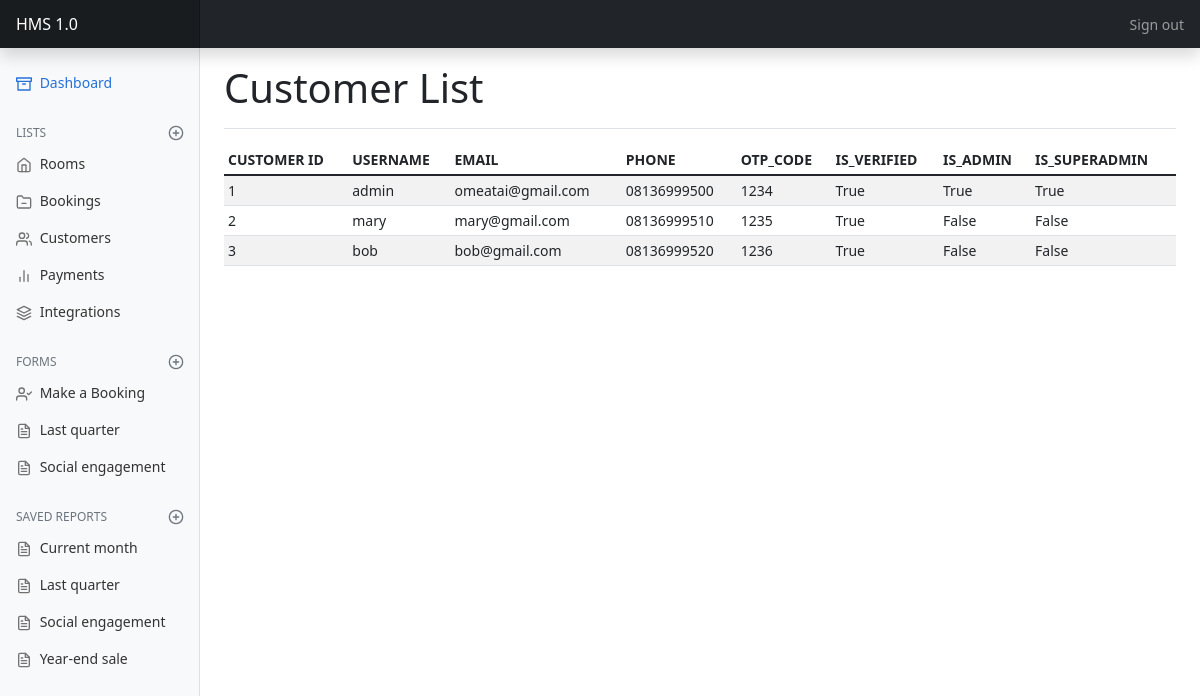
Before: /customers/ with the older database file.
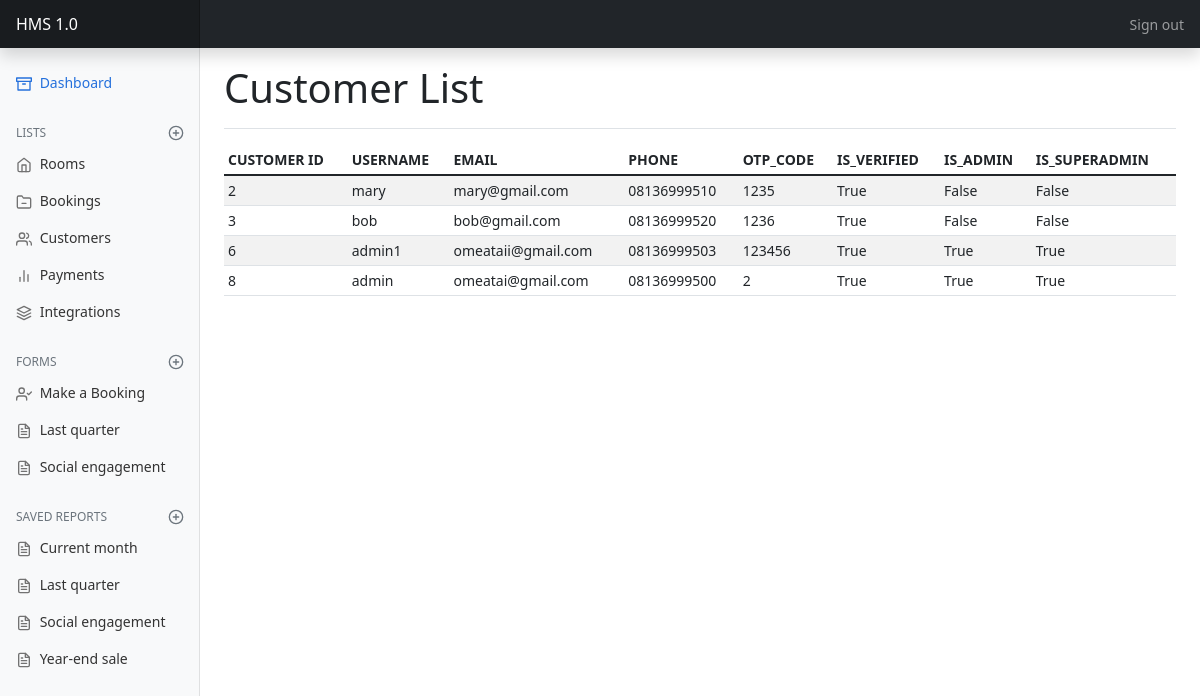
After: the same page with the newer database file.
### hotel/models.py (models this page shows, shortened)
class User(AbstractUser):
    username = models.CharField(max_length=200, unique=True)
    email = models.EmailField(max_length=200, unique=True)
    phone_number = models.CharField(max_length=200, unique=True)
    password = models.CharField(max_length=200)
    otp_code = models.CharField(max_length=200, default=None, unique=True, null=True)
    email_verified = models.BooleanField(default=False)
    is_admin = models.BooleanField(default=False)
    is_superadmin = models.BooleanField(default=False)
    created_at = models.DateTimeField(auto_now_add=True, null=True)
    updated_at = models.DateTimeField(auto_now=True, null=True)

### hotel/views.py (the view)
# urls.py: path('customers/', views.CustomerList.as_view(), name='customer_lists'),
class CustomerList(ListView):
    model = User

### hotel/templates/hotel/user_list.html
{% extends "hotel/base_dashboard.html" %}
{% load static %}
{% block heading %}
    <h1>Customer List</h1>
{% endblock heading %}
{% block main %}
        <div class="table-responsive">
        <table class="table table-striped table-sm">
            <thead>
            <tr>
                <th scope="col">CUSTOMER ID</th>
                <th scope="col">USERNAME</th>
                <th scope="col">EMAIL</th>
                <th scope="col">PHONE</th>
                <th scope="col">OTP_CODE</th>
                <th scope="col">IS_VERIFIED</th>
                <th scope="col">IS_ADMIN</th>
                <th scope="col">IS_SUPERADMIN</th>
            </tr>
            </thead>
            <tbody>
            {% for customer in user_list %}
            <tr>
                <td>{{customer.id}}</td>
                <td>{{customer.username}}</td>
                <td>{{customer.email}}</td>
                <td>{{customer.phone_number}}</td>
                <td>{{customer.otp_code}}</td>
                <td>{{customer.email_verified}}</td>
                <td>{{customer.is_admin}}</td>
                <td>{{customer.is_superadmin}}</td>
            </tr>
            {% endfor %}
            </tbody>
        </table>
        </div>
{% endblock main %}

### hotel/templates/hotel/base_dashboard.html (shortened to what this page needs)
{% extends "hotel/base.html" %}
{% load static %}
{% block styles %}
    <link href="{% static "hotel/dashboard.css" %}" rel="stylesheet" type="text/css">
{% endblock styles %}
{% block content %}
<header class="navbar navbar-dark sticky-top bg-dark flex-md-nowrap p-0 shadow">
    <a class="navbar-brand col-md-3 col-lg-2 me-0 px-3" href="#">HMS 1.0</a>
    <div class="navbar-nav">
    <div class="nav-item text-nowrap">
        <a class="nav-link px-3" href="#">Sign out</a>
    </div>
    </div>
</header>
<div class="container-fluid">
    <div class="row">
        <nav id="sidebarMenu" class="col-md-3 col-lg-2 d-md-block bg-light sidebar collapse">
            <div class="position-sticky pt-3">
                <ul class="nav flex-column">
                    <li class="nav-item">
                        <a class="nav-link active" aria-current="page" href="{% url "dashboard" %}">
                            <span data-feather="archive"></span>
                            Dashboard
                        </a>
                    </li>
                </ul>
                <h6 class="sidebar-heading d-flex justify-content-between align-items-center px-3 mt-4 mb-1 text-muted">
                    <span>Lists</span>
                    <a class="link-secondary" href="#" aria-label="Add a new report">
                    <span data-feather="plus-circle"></span>
                    </a>
                </h6>
                <ul class="nav flex-column">
                    <li class="nav-item">
                        <a class="nav-link" href="{% url "room_lists" %}">
                            <span data-feather="home"></span>
                            Rooms
                        </a>
                    </li>
                    <li class="nav-item">
                        <a class="nav-link" href="{% url "booking_lists" %}">
                            <span data-feather="folder-minus"></span>
                            Bookings
                        </a>
                    </li>
                    <li class="nav-item">
                        <a class="nav-link" href="{% url "customer_lists" %}">
                            <span data-feather="users"></span>
                            Customers
                        </a>
                    </li>
                    <li class="nav-item">
                        <a class="nav-link" href="{% url "payment_lists" %}">
                            <span data-feather="bar-chart-2"></span>
                            Payments
                        </a>
                    </li>
                    <li class="nav-item">
                        <a class="nav-link" href="#">
                            <span data-feather="layers"></span>
                            Integrations
                        </a>
                    </li>
                </ul>
                <h6 class="sidebar-heading d-flex justify-content-between align-items-center px-3 mt-4 mb-1 text-muted">
                    <span>Forms</span>
                    <a class="link-secondary" href="#" aria-label="Add a new report">
                    <span data-feather="plus-circle"></span>
                    </a>
                </h6>
                <ul class="nav flex-column mb-2">
                    <li class="nav-item">
                    <a class="nav-link" href="{% url "booking_view" %}" target="_blank">
                        <span data-feather="user-check"></span>
                        Make a Booking
                    </a>
                    </li>
                    <li class="nav-item">
                    <a class="nav-link" href="#">
                        <span data-feather="file-text"></span>
                        Last quarter
                    </a>
                    </li>
                    <li class="nav-item">
                    <a class="nav-link" href="#">
                        <span data-feather="file-text"></span>
                        Social engagement
                    </a>
                    </li>
                </ul>
                <h6 class="sidebar-heading d-flex justify-content-between align-items-center px-3 mt-4 mb-1 text-muted">
                    <span>Saved reports</span>
                    <a class="link-secondary" href="#" aria-label="Add a new report">
                    <span data-feather="plus-circle"></span>
                    </a>
                </h6>
                <ul class="nav flex-column mb-2">
                    <li class="nav-item">
                    <a class="nav-link" href="#">
                        <span data-feather="file-text"></span>
                        Current month
                    </a>
                    </li>
                    <li class="nav-item">
                    <a class="nav-link" href="#">
                        <span data-feather="file-text"></span>
                        Last quarter
                    </a>
                    </li>
                    <li class="nav-item">
                    <a class="nav-link" href="#">
                        <span data-feather="file-text"></span>
                        Social engagement
                    </a>
                    </li>
                    <li class="nav-item">
                    <a class="nav-link" href="#">
                        <span data-feather="file-text"></span>
                        Year-end sale
                    </a>
                    </li>
                </ul>
            </div>
        </nav>
        <main class="col-md-9 ms-sm-auto col-lg-10 px-md-4">
            <div class="d-flex justify-content-between flex-wrap flex-md-nowrap align-items-center pt-3 pb-2 mb-3 border-bottom">
                {% block heading %}{% endblock heading %}
            </div>
            {% block main %}{% endblock main %}
        </main>
    </div>
</div>
{% endblock content %}

### hotel/templates/hotel/base.html (shortened to what this page needs)
<!doctype html>
<html lang="en">
    <head>
    <link href="https://cdn.jsdelivr.net/npm/bootstrap@5.1.3/dist/css/bootstrap.min.css" rel="stylesheet">
    {% block styles %}{% endblock styles %}
    </head>
    <body>
        {% block content %}{% endblock content %}
    </body>
</html>

### hotel/static/hotel/dashboard.css (style rules this page uses)
body { font-size: .875rem; }
.feather { width: 16px; height: 16px; vertical-align: text-bottom; }
.sidebar { position: fixed; top: 0; bottom: 0; left: 0; z-index: 100; padding: 48px 0 0; box-shadow: inset -1px 0 0 rgba(0, 0, 0, .1); }
.sidebar .nav-link { font-weight: 500; color: #333; }
.sidebar .nav-link .feather { margin-right: 4px; color: #727272; }
.sidebar .nav-link.active { color: #2470dc; }
.sidebar .nav-link:hover .feather, .sidebar .nav-link.active .feather { color: inherit; }
.sidebar-heading { font-size: .75rem; text-transform: uppercase; }
.navbar-brand { padding-top: .75rem; padding-bottom: .75rem; font-size: 1rem; background-color: rgba(0, 0, 0, .25); box-shadow: inset -1px 0 0 rgba(0, 0, 0, .25); }

Changed rows visible on the page:
removed User: id "1", username "admin", email "omeatai@gmail.com", phone_number "08136999500", otp_code "1234", email_verified "True", is_admin "True", is_superadmin "True"
added User: id "6", username "admin1", email "omeataii@gmail.com", phone_number "08136999503", otp_code "123456", email_verified "True", is_admin "True", is_superadmin "True"
added User: id "8", username "admin", email "omeatai@gmail.com", phone_number "08136999500", otp_code "2", email_verified "True", is_admin "True", is_superadmin "True"
